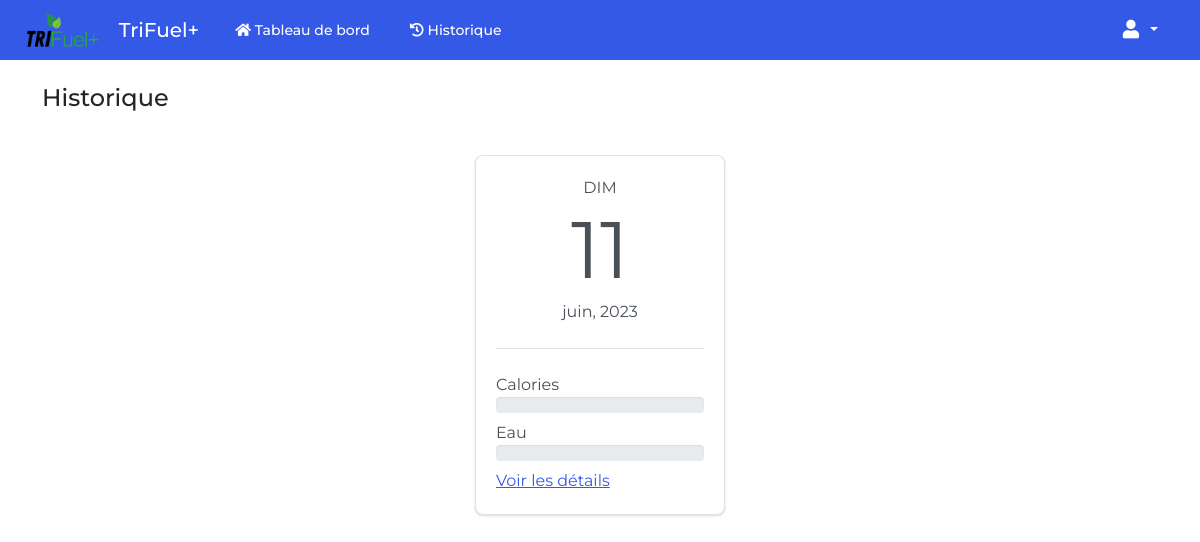
Screenshot of /daily-food-history (signed in) with the database file from the repository.
### foodtracker/models.py (models this page shows)
class DailyFood(models.Model):
    date = models.DateField(default=timezone.now)
    athlete = models.ForeignKey(User, on_delete=models.CASCADE, related_name='dailyfoods')
    daily_water_consumption = models.DecimalField(max_digits=8, decimal_places=2)
    water_consumption_count = models.DecimalField(max_digits=8, decimal_places=2, default=0)
    class Meta:
        db_table = 'dailyfoods'

### foodtracker/views.py (the view)
# urls.py: path('daily-food-history', views.daily_food_history, name='daily_food_history'),
@login_required
def daily_food_history(request):
    calories_goal = request.user.profile_triathlete.depense_energetique_journaliere
    daily_foods = DailyFood.objects.filter(athlete_id=request.user.id, date__lt=timezone.localdate())
    daily_foods_meta_date = map(lambda x: get_daily_food_metadata(x, calories_goal), daily_foods)
    return render(request, 'daily_food_history.html', {
        'daily_foods_meta_date': daily_foods_meta_date,
        'calories_goal': calories_goal,
    })

### templates/daily_food_history.html (shortened to what this page needs)
{% extends 'base.html' %}
{% block body %}
<div class="mt-4 mb-4 d-flex align-items-center justify-content-between">
  <h4>Historique</h4>
</div>
<div class="d-flex flex-wrap justify-content-center">
  {% for df in daily_foods_meta_date %}
  <div class="daily-food-container d-flex flex-column">
    <div class="daily-food-date d-flex flex-column align-items-center">
      <div>{{ df.date|date:'D'|upper }}</div>
      <div class="daily-food-date_day">{{ df.date|date:'d' }}</div>
      <div>{{ df.date|date:'F, Y' }}</div>
    </div>
    <div class="daily-food-devider mt-4 mb-4"></div>
    <div class="daily-food-progress mb-2">
      <div class="daily-food-progress_label">
        Calories
      </div>
      {% if df.comsumed_calories >= df.calories_goal %}
      <div class="daily-food-progress_bar">
        <div class="progress" role="progressbar" aria-label="Example with label" aria-valuenow="25" aria-valuemin="0"
          aria-valuemax="100">
          <div class="progress-bar bg-success" style="width: 100%">100%</div>
        </div>
      </div>
      {% else %}
      <div class="daily-food-progress_bar">
        <div class="progress" role="progressbar" aria-label="Example with label" aria-valuenow="25" aria-valuemin="0"
          aria-valuemax="100">
        </div>
      </div>
      {% endif %}
    </div>
    <div class="daily-food-progress">
      <div class="daily-food-progress_label">
        Eau
      </div>
      {% if df.comsumed_water >= df.water_goal %}
      <div class="daily-food-progress_bar">
        <div class="progress" role="progressbar" aria-label="Example with label" aria-valuenow="25" aria-valuemin="0"
          aria-valuemax="100">
          <div class="progress-bar bg-success" style="width: 100%">100%</div>
        </div>
      </div>
      {% else %}
      <div class="daily-food-progress_bar">
        <div class="progress" role="progressbar" aria-label="Example with label" aria-valuenow="25" aria-valuemin="0"
          aria-valuemax="100">
        </div>
      </div>
      {% endif %}
    </div>
    <div class="mt-2">
      <a href="{% url 'daily_food_history_details' pk=df.id %}">Voir les détails</a>
    </div>
  </div>
  {% endfor %}
</div>
{% endblock body %}

### static/css/styles.css (style rules this page uses)
html { position: relative; min-height: 100%; }
body { margin: 0 0 90px; font-family: 'Montserrat', sans-serif !important; }

### templates/daily_food_history.html (style rules this page uses)
.daily-food-container { width: 250px; height: 360px; background-color: white; border-radius: 0.5rem; border: 1px solid #dee2e6; box-shadow: 0 1px 3px 0 rgba(0, 0, 0, .1), 0 1px 2px 0 rgba(0, 0, 0, .06); padding: 20px; margin: 10px; }
.daily-food-date_day { font-size: 5rem; line-height: 100px; }
.daily-food-devider { width: 100%; height: 1px; background: #dee2e6; }

### rows the page displays
DailyFood: date "DIM", date "11", date "juin, 2023"
